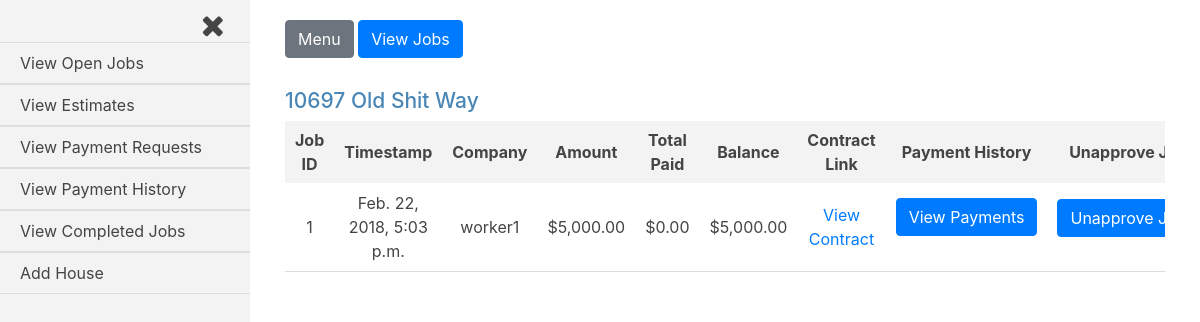
Before: /jobs_admin/ (signed in) with the older database file.
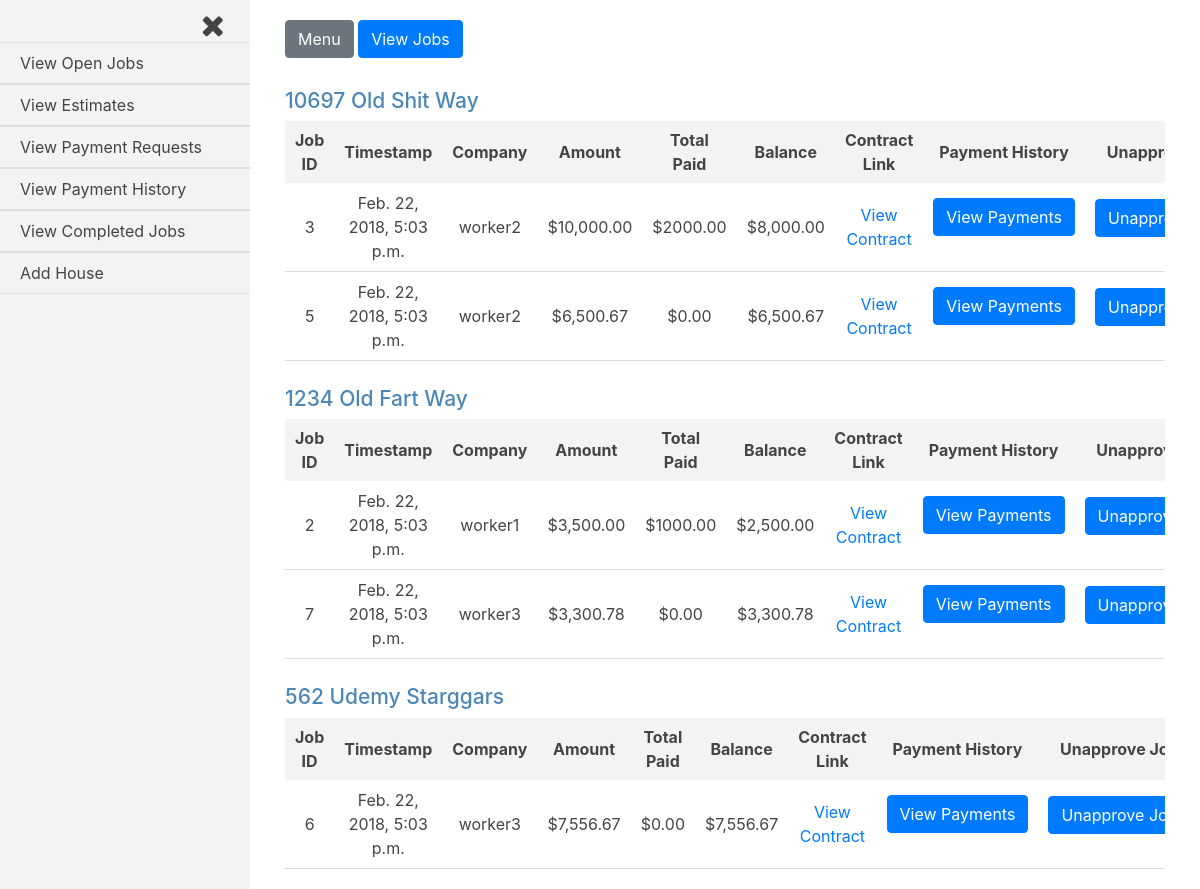
After: the same page with the newer database file.
### jobs/models.py (models this page shows, shortened)
class Current_Worker(models.Model):
    house = models.ForeignKey(House, on_delete=models.CASCADE)
    company = models.ForeignKey(settings.AUTH_USER_MODEL, on_delete=models.CASCADE)
    current = models.BooleanField(default=False)

class House(models.Model):
    address = models.CharField(max_length=250)
    companies = models.ManyToManyField(settings.AUTH_USER_MODEL, through='Current_Worker')
    proposed_jobs = models.BooleanField(default=False)
    pending_payments = models.BooleanField(default=False)
    payment_history = models.BooleanField(default=False)
    completed_jobs = models.BooleanField(default=False)
    customer = models.ForeignKey(settings.AUTH_USER_MODEL, on_delete=models.CASCADE, related_name='customer_house')
    def __str__(self):
        return self.address

class Job(models.Model):
    house = models.ForeignKey(House, on_delete=models.CASCADE)
    company = models.ForeignKey(settings.AUTH_USER_MODEL, on_delete=models.CASCADE)
    start_amount = models.DecimalField(max_digits=8, decimal_places=2, default=0.00)
    start_date = models.DateTimeField(auto_now_add=True, blank=True)
    total_paid = models.DecimalField(max_digits=8, decimal_places=2, default=0.00)
    approved = models.BooleanField(default=False)
    def generate_filename(self, filename):
        file_path = 'uploads/{}/{}'.format(str(self.house.address), str(filename))
        return file_path
    document_link = models.FileField(upload_to=generate_filename)
    balance_amount = models.DecimalField(max_digits=8, decimal_places=2, default=0.00)

### jobs_admin/views.py (the view)
@login_required
def index(request):
    current_user = request.user
    if current_user.is_active and current_user.groups.filter(name__in=['Customers', 'Customers Staff']).exists():
        customer = Customer(customer=current_user)
        current_houses = customer.current_houses()
        approved_jobs = customer.approved_jobs()
        payment_history_form = Payment_History_Form()
        change_job_status_form = Change_Job_Status()
        template = loader.get_template('jobs_admin/index.html')
        context = {
            'current_workers': current_houses,
            'jobs': approved_jobs,
            'current_user': current_user,
            'payment_history_form': payment_history_form,
            'change_job_status_form': change_job_status_form,
        }
        register_url = request.GET.get('url', None)
        if register_url:
            context['register_url'] = register_url
        if request.method == 'POST':
            form = Change_Job_Status(request.POST)
            if form.is_valid():
                job_id = int(request.POST.get('job_id'))
                address = str(request.POST.get('job_house'))
                house = House.objects.get(address=address)
                job = Job.objects.get(pk=job_id)
                job.approved=False
                job.save()
                """update house to proposed_jobs=True if the unapproved job is
                within the last 2 weeks"""
                if Customer.start_week <= job.start_date <= Customer.today:
                    house.proposed_jobs=True
                    house.save(update_fields=['proposed_jobs'])
                """if no more current jobs for specific house, delete as current worker
                AND if no more pending payments from other approved jobs for the house exist,
                set pending_payments=False"""
                current_house_jobs = Job.objects.filter(company=job.company, approved=True, house=house)
                payment_requests = Request_Payment.objects.filter(house=house, job__approved=True, approved=False)
                if not current_house_jobs:
                    Current_Worker.objects.filter(company=job.company, house=house).delete()
                if not payment_requests:
                    house.pending_payments=False
                    house.save(update_fields=['pending_payments'])
                return redirect('/jobs_admin')
        else:
            form = Change_Job_Status()
        return HttpResponse(template.render(context, request))
    else:
        return redirect('/accounts/login')

### payment_history/forms.py
class Payment_History_Form(ModelForm, forms.Form):
    class Meta:
        model = Request_Payment
        exclude = ['job', 'submit_date', 'approved_date', 'house', 'amount', 'approved', 'document_link']

### jobs_admin/forms.py
class Change_Job_Status(ModelForm, forms.Form):
    class Meta:
        model = Job
        exclude = ['house', 'company', 'start_amount', 'start_date', 'total_paid', 'document_link', 'approved', 'balance_amount']

### customer_register/customer.py (called while the page is built)
    def attribute_level(self, obj, compare={}):
        level = list(compare.keys())
        attribute = list(compare.values())
        if level[0] is not 0:
            if level[0] is 1:
                return getattr(obj, attribute[0])
            elif level[0] is 2:
                return getattr(getattr(obj, attribute[0][0]), attribute[0][1])
        else:
            return obj

    def houses(self):
        return House.objects.filter(customer=self.customer)

    def current_houses(self):
        sql = 'SELECT * FROM jobs_current_worker WHERE current=1 GROUP BY house_id'
        current_houses = Current_Worker.objects.raw(sql)
        return self.get_queryset(append_outer=True, houses=current_houses, queryset=self.houses, compare=[{1: 'house'}, {0: 0}])

### jobs_admin/templates/jobs_admin/index.html (shortened to what this page needs)
{% extends 'base_login_admin.html' %}
{% load humanize %}
{% load static %}
{% load jobs_admin_group_check %}
{% block body_class %}jobs_admin{% endblock body_class %}
{% block content %}
{% for w in current_workers %}
<div class="job-container">
  <div class="house">
    <h3 class="house-address">{{w.house.address}}</h3>
  </div>
  <div class="jobs">
    <table class="job-summary">
      <tbody>
        <tr class="job-headings">
          <th>Job ID</th>
          <th>Timestamp</th>
          <th>Company</th>
          <th>Amount</th>
          <th>Total Paid</th>
          <th>Balance</th>
          <th>Contract Link</th>
          <th>Payment History</th>
          {% if current_user|in_group:'Customers' %}
          <th>Unapprove Job</th>
          {% endif %}
        </tr>
        {% for job in jobs %}
        {% if job.house.address == w.house.address %}
        <tr class="job-info">
          <td>{{job.id}}</td>
          <td>{{job.start_date}}</td>
          <td>{{job.company}}</td>
          <td>${{job.start_amount|intcomma}}</td>
          <td>${{job.total_paid}}</td>
          <td>${{job.balance_amount|intcomma}}</td>
          <td><a href="{{job.document_link.url}}">View Contract</a></td>
          <td>
            <form class="payment-history-form" action="/payment_history/p_history_job" method="post">
              <input class="btn btn-primary v-payment-history" type="submit" name="v-payment-history" value="View Payments">
            </form>
          </td>
          {% if current_user|in_group:'Customers' %}
          <td>
            <form class="change-job-status-form" action="" method="post">
              <input class="btn btn-primary change-job-status" type="submit" name="" value="Unapprove Job">
            </form>
          </td>
          {% endif %}
        </tr>
        {% endif %}
        {% endfor %}
      </tbody>
    </table>
  </div>
</div>
{% endfor %}
{% endblock content %}

Changed rows visible on the page:
no longer on this page (row edited): Job: id "1", start_date "Feb. 22, 2018, 5:03 p.m.", company "worker1", start_amount "5,000.00", total_paid "0.00", balance_amount "5,000.00", shown under "10697 Old Shit Way"
now on this page (row edited): Job: id "3", start_date "Feb. 22, 2018, 5:03 p.m.", company "worker2", start_amount "10,000.00", total_paid "2000.00", balance_amount "8,000.00", shown under "10697 Old Shit Way"
now on this page (row edited): Job: id "5", start_date "Feb. 22, 2018, 5:03 p.m.", company "worker2", start_amount "6,500.67", total_paid "0.00", balance_amount "6,500.67", shown under "10697 Old Shit Way"
added Current_Worker: house.address "1234 Old Fart Way"
now on this page (row edited): Job: id "2", start_date "Feb. 22, 2018, 5:03 p.m.", company "worker1", start_amount "3,500.00", total_paid "1000.00", balance_amount "2,500.00", shown under "1234 Old Fart Way"
now on this page (row edited): Job: id "7", start_date "Feb. 22, 2018, 5:03 p.m.", company "worker3", start_amount "3,300.78", total_paid "0.00", balance_amount "3,300.78", shown under "1234 Old Fart Way"
added Current_Worker: house.address "562 Udemy Starggars"
now on this page (row edited): Job: id "6", start_date "Feb. 22, 2018, 5:03 p.m.", company "worker3", start_amount "7,556.67", total_paid "0.00", balance_amount "7,556.67", shown under "562 Udemy Starggars"
